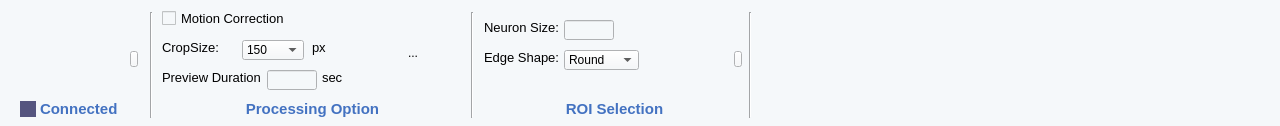
           <widget class="QWidget" name="widget_68" native="true">
            <property name="sizePolicy">
             <sizepolicy hsizetype="Fixed" vsizetype="Fixed">
              <horstretch>0</horstretch>
              <verstretch>0</verstretch>
             </sizepolicy>
            </property>
            <property name="minimumSize">
             <size>
              <width>1280</width>
              <height>126</height>
             </size>
            </property>
            <property name="maximumSize">
             <size>
              <width>16777215</width>
              <height>126</height>
             </size>
            </property>
            <property name="styleSheet">
             <string notr="true">background-color: rgb(245, 248, 250);
</string>
            </property>
            <layout class="QGridLayout" name="gridLayout_11">
             <property name="leftMargin">
              <number>0</number>
             </property>
             <property name="topMargin">
              <number>0</number>
             </property>
             <property name="rightMargin">
              <number>0</number>
             </property>
             <property name="bottomMargin">
              <number>0</number>
             </property>
             <property name="spacing">
              <number>0</number>
             </property>
             <item row="0" column="4">
              <widget class="QWidget" name="widget_5" native="true">
               <property name="styleSheet">
                <string notr="true">background-color: rgb(170, 255, 255);
background-color: rgb(245, 248, 250);</string>
               </property>
              </widget>
             </item>
             <item row="0" column="1">
              <widget class="QWidget" name="widget_2" native="true">
               <property name="sizePolicy">
                <sizepolicy hsizetype="Fixed" vsizetype="Fixed">
                 <horstretch>0</horstretch>
                 <verstretch>0</verstretch>
                </sizepolicy>
               </property>
               <property name="minimumSize">
                <size>
                 <width>322</width>
                 <height>126</height>
                </size>
               </property>
               <property name="maximumSize">
                <size>
                 <width>322</width>
                 <height>126</height>
                </size>
               </property>
               <property name="styleSheet">
                <string notr="true">background-color: rgb(170, 255, 127);
background-color: rgb(245, 248, 250);</string>
               </property>
               <widget class="QCheckBox" name="OnMotionCorrectionCheck">
                <property name="geometry">
                 <rect>
                  <x>10</x>
                  <y>10</y>
                  <width>158</width>
                  <height>16</height>
                 </rect>
                </property>
                <property name="sizePolicy">
                 <sizepolicy hsizetype="Fixed" vsizetype="Fixed">
                  <horstretch>0</horstretch>
                  <verstretch>0</verstretch>
                 </sizepolicy>
                </property>
                <property name="font">
                 <font>
                  <family>Arial</family>
                  <pointsize>10</pointsize>
                 </font>
                </property>
                <property name="text">
                 <string>Motion Correction</string>
                </property>
               </widget>
               <widget class="QComboBox" name="OnCropSizeValue">
                <property name="geometry">
                 <rect>
                  <x>90</x>
                  <y>40</y>
                  <width>62</width>
                  <height>20</height>
                 </rect>
                </property>
                <property name="sizePolicy">
                 <sizepolicy hsizetype="Fixed" vsizetype="Fixed">
                  <horstretch>0</horstretch>
                  <verstretch>0</verstretch>
                 </sizepolicy>
                </property>
                <property name="minimumSize">
                 <size>
                  <width>62</width>
                  <height>20</height>
                 </size>
                </property>
                <property name="maximumSize">
                 <size>
                  <width>62</width>
                  <height>20</height>
                 </size>
                </property>
                <property name="font">
                 <font>
                  <family>Arial</family>
                 </font>
                </property>
                <item>
                 <property name="text">
                  <string>150</string>
                 </property>
                </item>
                <item>
                 <property name="text">
                  <string>300</string>
                 </property>
                </item>
               </widget>
               <widget class="QLabel" name="label_161">
                <property name="geometry">
                 <rect>
                  <x>10</x>
                  <y>40</y>
                  <width>71</width>
                  <height>17</height>
                 </rect>
                </property>
                <property name="sizePolicy">
                 <sizepolicy hsizetype="Fixed" vsizetype="Fixed">
                  <horstretch>0</horstretch>
                  <verstretch>0</verstretch>
                 </sizepolicy>
                </property>
                <property name="font">
                 <font>
                  <family>Arial</family>
                  <pointsize>10</pointsize>
                 </font>
                </property>
                <property name="text">
                 <string>CropSize:</string>
                </property>
                <property name="alignment">
                 <set>Qt::AlignLeading|Qt::AlignLeft|Qt::AlignTop</set>
                </property>
               </widget>
               <widget class="QLabel" name="label_160">
                <property name="geometry">
                 <rect>
                  <x>160</x>
                  <y>40</y>
                  <width>18</width>
                  <height>17</height>
                 </rect>
                </property>
                <property name="sizePolicy">
                 <sizepolicy hsizetype="Fixed" vsizetype="Fixed">
                  <horstretch>0</horstretch>
                  <verstretch>0</verstretch>
                 </sizepolicy>
                </property>
                <property name="font">
                 <font>
                  <family>Arial</family>
                  <pointsize>10</pointsize>
                 </font>
                </property>
                <property name="text">
                 <string>px</string>
                </property>
                <property name="alignment">
                 <set>Qt::AlignLeading|Qt::AlignLeft|Qt::AlignTop</set>
                </property>
               </widget>
               <widget class="QLabel" name="label_163">
                <property name="geometry">
                 <rect>
                  <x>10</x>
                  <y>70</y>
                  <width>101</width>
                  <height>16</height>
                 </rect>
                </property>
                <property name="sizePolicy">
                 <sizepolicy hsizetype="Fixed" vsizetype="Fixed">
                  <horstretch>0</horstretch>
                  <verstretch>0</verstretch>
                 </sizepolicy>
                </property>
                <property name="font">
                 <font>
                  <family>Arial</family>
                  <pointsize>10</pointsize>
                 </font>
                </property>
                <property name="text">
                 <string>Preview Duration</string>
                </property>
                <property name="alignment">
                 <set>Qt::AlignLeading|Qt::AlignLeft|Qt::AlignTop</set>
                </property>
               </widget>
               <widget class="QLineEdit" name="OnPreDurationValue">
                <property name="geometry">
                 <rect>
                  <x>115</x>
                  <y>70</y>
                  <width>50</width>
                  <height>20</height>
                 </rect>
                </property>
                <property name="minimumSize">
                 <size>
                  <width>50</width>
                  <height>20</height>
                 </size>
                </property>
                <property name="maximumSize">
                 <size>
                  <width>50</width>
                  <height>20</height>
                 </size>
                </property>
               </widget>
               <widget class="QLabel" name="label_219">
                <property name="geometry">
                 <rect>
                  <x>170</x>
                  <y>70</y>
                  <width>27</width>
                  <height>16</height>
                 </rect>
                </property>
                <property name="sizePolicy">
                 <sizepolicy hsizetype="Fixed" vsizetype="Fixed">
                  <horstretch>0</horstretch>
                  <verstretch>0</verstretch>
                 </sizepolicy>
                </property>
                <property name="font">
                 <font>
                  <family>Arial</family>
                  <pointsize>10</pointsize>
                 </font>
                </property>
                <property name="text">
                 <string>sec</string>
                </property>
                <property name="alignment">
                 <set>Qt::AlignLeading|Qt::AlignLeft|Qt::AlignTop</set>
                </property>
               </widget>
               <widget class="QLabel" name="label_159">
                <property name="geometry">
                 <rect>
                  <x>10</x>
                  <y>101</y>
                  <width>301</width>
                  <height>16</height>
                 </rect>
                </property>
                <property name="font">
                 <font>
                  <family>Arial</family>
                  <pointsize>11</pointsize>
                  <weight>75</weight>
                  <bold>true</bold>
                 </font>
                </property>
                <property name="styleSheet">
                 <string notr="true">color: rgb(67, 114, 193);</string>
                </property>
                <property name="text">
                 <string>Processing Option</string>
                </property>
                <property name="alignment">
                 <set>Qt::AlignCenter</set>
                </property>
               </widget>
               <widget class="QToolButton" name="OnPreProcessingButton">
                <property name="geometry">
                 <rect>
                  <x>210</x>
                  <y>16</y>
                  <width>102</width>
                  <height>74</height>
                 </rect>
                </property>
                <property name="styleSheet">
                 <string notr="true">#OnPreProcessingButton{
background-color: transparent; 
border-image: url(:/online/Asset 23_pre.png);
background:none;
border:none;
background-repeat:none;
}
#OnPreProcessingButton:pressed
{
border-image:url(:/online/Asset 23.png);
background-repeat: no-repeat;
}
</string>
                </property>
                <property name="text">
                 <string>...</string>
                </property>
               </widget>
               <widget class="Line" name="line_2">
                <property name="geometry">
                 <rect>
                  <x>319</x>
                  <y>12</y>
                  <width>2</width>
                  <height>106</height>
                 </rect>
                </property>
                <property name="sizePolicy">
                 <sizepolicy hsizetype="Fixed" vsizetype="Fixed">
                  <horstretch>0</horstretch>
                  <verstretch>0</verstretch>
                 </sizepolicy>
                </property>
                <property name="minimumSize">
                 <size>
                  <width>2</width>
                  <height>106</height>
                 </size>
                </property>
                <property name="maximumSize">
                 <size>
                  <width>2</width>
                  <height>106</height>
                 </size>
                </property>
                <property name="orientation">
                 <enum>Qt::Vertical</enum>
                </property>
               </widget>
              </widget>
             </item>
             <item row="0" column="2">
              <widget class="QWidget" name="widget_3" native="true">
               <property name="sizePolicy">
                <sizepolicy hsizetype="Fixed" vsizetype="Fixed">
                 <horstretch>0</horstretch>
                 <verstretch>0</verstretch>
                </sizepolicy>
               </property>
               <property name="minimumSize">
                <size>
                 <width>280</width>
                 <height>126</height>
                </size>
               </property>
               <property name="maximumSize">
                <size>
                 <width>280</width>
                 <height>126</height>
                </size>
               </property>
               <property name="styleSheet">
                <string notr="true">background-color: rgb(0, 255, 127);
background-color: rgb(245, 248, 250);</string>
               </property>
               <widget class="QLabel" name="label_162">
                <property name="geometry">
                 <rect>
                  <x>10</x>
                  <y>20</y>
                  <width>94</width>
                  <height>17</height>
                 </rect>
                </property>
                <property name="sizePolicy">
                 <sizepolicy hsizetype="Fixed" vsizetype="Fixed">
                  <horstretch>0</horstretch>
                  <verstretch>0</verstretch>
                 </sizepolicy>
                </property>
                <property name="font">
                 <font>
                  <family>Arial</family>
                  <pointsize>10</pointsize>
                 </font>
                </property>
                <property name="text">
                 <string>Neuron Size:</string>
                </property>
                <property name="alignment">
                 <set>Qt::AlignLeading|Qt::AlignLeft|Qt::AlignTop</set>
                </property>
               </widget>
               <widget class="QLineEdit" name="OnNeuronSizeValue">
                <property name="geometry">
                 <rect>
                  <x>90</x>
                  <y>20</y>
                  <width>50</width>
                  <height>20</height>
                 </rect>
                </property>
                <property name="minimumSize">
                 <size>
                  <width>50</width>
                  <height>20</height>
                 </size>
                </property>
                <property name="maximumSize">
                 <size>
                  <width>50</width>
                  <height>20</height>
                 </size>
                </property>
               </widget>
               <widget class="QToolButton" name="OnAutoROIButton">
                <property name="geometry">
                 <rect>
                  <x>170</x>
                  <y>16</y>
                  <width>80</width>
                  <height>74</height>
                 </rect>
                </property>
                <property name="styleSheet">
                 <string notr="true">#OnAutoROIButton{
background-color: transparent; 
border-image: url(:/online/Asset 17.png);
background:none;
border:none;
background-repeat:none;
}
#OnAutoROIButton:pressed
{
border-image:url(:/online/Asset 17_pre.png);
background-repeat: no-repeat;
}
</string>
                </property>
                <property name="text">
                 <string/>
                </property>
               </widget>
               <widget class="QLabel" name="label_166">
                <property name="geometry">
                 <rect>
                  <x>10</x>
                  <y>50</y>
                  <width>93</width>
                  <height>17</height>
                 </rect>
                </property>
                <property name="sizePolicy">
                 <sizepolicy hsizetype="Fixed" vsizetype="Fixed">
                  <horstretch>0</horstretch>
                  <verstretch>0</verstretch>
                 </sizepolicy>
                </property>
                <property name="font">
                 <font>
                  <family>Arial</family>
                  <pointsize>10</pointsize>
                 </font>
                </property>
                <property name="text">
                 <string>Edge Shape:</string>
                </property>
                <property name="alignment">
                 <set>Qt::AlignLeading|Qt::AlignLeft|Qt::AlignTop</set>
                </property>
               </widget>
               <widget class="QComboBox" name="OnEdgeShapeValue">
                <property name="geometry">
                 <rect>
                  <x>90</x>
                  <y>50</y>
                  <width>75</width>
                  <height>20</height>
                 </rect>
                </property>
                <property name="minimumSize">
                 <size>
                  <width>75</width>
                  <height>20</height>
                 </size>
                </property>
                <property name="maximumSize">
                 <size>
                  <width>75</width>
                  <height>20</height>
                 </size>
                </property>
                <property name="font">
                 <font>
                  <family>Arial</family>
                 </font>
                </property>
                <item>
                 <property name="text">
                  <string>Round</string>
                 </property>
                </item>
                <item>
                 <property name="text">
                  <string>Freehand</string>
                 </property>
                </item>
               </widget>
               <widget class="QLabel" name="label_164">
                <property name="geometry">
                 <rect>
                  <x>10</x>
                  <y>101</y>
                  <width>261</width>
                  <height>16</height>
                 </rect>
                </property>
                <property name="sizePolicy">
                 <sizepolicy hsizetype="Fixed" vsizetype="Preferred">
                  <horstretch>0</horstretch>
                  <verstretch>0</verstretch>
                 </sizepolicy>
                </property>
                <property name="minimumSize">
                 <size>
                  <width>261</width>
                  <height>0</height>
                 </size>
                </property>
                <property name="font">
                 <font>
                  <family>Arial</family>
                  <pointsize>11</pointsize>
                  <weight>75</weight>
                  <bold>true</bold>
                 </font>
                </property>
                <property name="styleSheet">
                 <string notr="true">color: rgb(67, 114, 193);</string>
                </property>
                <property name="text">
                 <string>ROI Selection</string>
                </property>
                <property name="alignment">
                 <set>Qt::AlignCenter</set>
                </property>
               </widget>
               <widget class="QPushButton" name="OnROIShowButton">
                <property name="geometry">
                 <rect>
                  <x>260</x>
                  <y>51</y>
                  <width>8</width>
                  <height>16</height>
                 </rect>
                </property>
                <property name="minimumSize">
                 <size>
                  <width>8</width>
                  <height>16</height>
                 </size>
                </property>
                <property name="maximumSize">
                 <size>
                  <width>8</width>
                  <height>16</height>
                 </size>
                </property>
                <property name="styleSheet">
                 <string notr="true">border-image: url(:/online/Arrow.png);</string>
                </property>
                <property name="text">
                 <string/>
                </property>
               </widget>
               <widget class="Line" name="line_3">
                <property name="geometry">
                 <rect>
                  <x>275</x>
                  <y>12</y>
                  <width>2</width>
                  <height>106</height>
                 </rect>
                </property>
                <property name="sizePolicy">
                 <sizepolicy hsizetype="Fixed" vsizetype="Fixed">
                  <horstretch>0</horstretch>
                  <verstretch>0</verstretch>
                 </sizepolicy>
                </property>
                <property name="minimumSize">
                 <size>
                  <width>2</width>
                  <height>106</height>
                 </size>
                </property>
                <property name="maximumSize">
                 <size>
                  <width>2</width>
                  <height>106</height>
                 </size>
                </property>
                <property name="orientation">
                 <enum>Qt::Vertical</enum>
                </property>
               </widget>
              </widget>
             </item>
             <item row="0" column="3">
              <widget class="QWidget" name="widget_4" native="true">
               <property name="sizePolicy">
                <sizepolicy hsizetype="Fixed" vsizetype="Fixed">
                 <horstretch>0</horstretch>
                 <verstretch>0</verstretch>
                </sizepolicy>
               </property>
               <property name="minimumSize">
                <size>
                 <width>120</width>
                 <height>126</height>
                </size>
               </property>
               <property name="sizeIncrement">
                <size>
                 <width>120</width>
                 <height>126</height>
                </size>
               </property>
               <property name="styleSheet">
                <string notr="true">background-color: rgb(255, 255, 127);
background-color: rgb(245, 248, 250);</string>
               </property>
               <widget class="QToolButton" name="OnRealtimeProcessButton">
                <property name="geometry">
                 <rect>
                  <x>10</x>
                  <y>16</y>
                  <width>102</width>
                  <height>74</height>
                 </rect>
                </property>
                <property name="styleSheet">
                 <string notr="true">#OnRealtimeProcessButton{
background-color: transparent; 
border-image: url(:/online/Asset 24.png);
background:none;
border:none;
background-repeat:none;
}
#OnRealtimeProcessButton:pressed
{
border-image:url(:/online/Asset 24_pre.png);
background-repeat: no-repeat;
}
</string>
                </property>
                <property name="text">
                 <string/>
                </property>
               </widget>
              </widget>
             </item>
             <item row="0" column="0">
              <widget class="QWidget" name="widget" native="true">
               <property name="sizePolicy">
                <sizepolicy hsizetype="Fixed" vsizetype="Fixed">
                 <horstretch>0</horstretch>
                 <verstretch>0</verstretch>
                </sizepolicy>
               </property>
               <property name="minimumSize">
                <size>
                 <width>152</width>
                 <height>126</height>
                </size>
               </property>
               <property name="maximumSize">
                <size>
                 <width>152</width>
                 <height>126</height>
                </size>
               </property>
               <property name="styleSheet">
                <string notr="true">background-color: rgb(170, 255, 0);
background-color: rgb(245, 248, 250);</string>
               </property>
               <widget class="QToolButton" name="OnScopeCamButton">
                <property name="geometry">
                 <rect>
                  <x>25</x>
                  <y>16</y>
                  <width>94</width>
                  <height>72</height>
                 </rect>
                </property>
                <property name="styleSheet">
                 <string notr="true">#OnScopeCamButton{
background-color: transparent; 
border-image: url(:/online/Asset 14.png);
background:none;
border:none;
background-repeat:none;
}
#OnScopeCamButton:pressed
{
border-image:url(:/online/Asset 14_pre.png);
background-repeat: no-repeat;
}
</string>
                </property>
                <property name="text">
                 <string/>
                </property>
               </widget>
               <widget class="QPushButton" name="OnScopeShowButton">
                <property name="geometry">
                 <rect>
                  <x>130</x>
                  <y>51</y>
                  <width>8</width>
                  <height>16</height>
                 </rect>
                </property>
                <property name="sizePolicy">
                 <sizepolicy hsizetype="Fixed" vsizetype="Fixed">
                  <horstretch>0</horstretch>
                  <verstretch>0</verstretch>
                 </sizepolicy>
                </property>
                <property name="minimumSize">
                 <size>
                  <width>8</width>
                  <height>16</height>
                 </size>
                </property>
                <property name="maximumSize">
                 <size>
                  <width>8</width>
                  <height>16</height>
                 </size>
                </property>
                <property name="styleSheet">
                 <string notr="true">border-image: url(:/online/Arrow.png);</string>
                </property>
                <property name="text">
                 <string/>
                </property>
               </widget>
               <widget class="QWidget" name="OnScopeCamSign" native="true">
                <property name="geometry">
                 <rect>
                  <x>20</x>
                  <y>101</y>
                  <width>16</width>
                  <height>16</height>
                 </rect>
                </property>
                <property name="minimumSize">
                 <size>
                  <width>16</width>
                  <height>16</height>
                 </size>
                </property>
                <property name="maximumSize">
                 <size>
                  <width>16</width>
                  <height>16</height>
                 </size>
                </property>
                <property name="styleSheet">
                 <string notr="true">background-color: rgb(85, 85, 127);</string>
                </property>
               </widget>
               <widget class="QLabel" name="OnScopeCamSign_2">
                <property name="geometry">
                 <rect>
                  <x>40</x>
                  <y>101</y>
                  <width>97</width>
                  <height>16</height>
                 </rect>
                </property>
                <property name="font">
                 <font>
                  <family>Arial</family>
                  <pointsize>11</pointsize>
                  <weight>75</weight>
                  <bold>true</bold>
                 </font>
                </property>
                <property name="styleSheet">
                 <string notr="true">color: rgb(67, 114, 193);</string>
                </property>
                <property name="text">
                 <string>Connected</string>
                </property>
               </widget>
               <widget class="Line" name="line">
                <property name="geometry">
                 <rect>
                  <x>150</x>
                  <y>12</y>
                  <width>2</width>
                  <height>106</height>
                 </rect>
                </property>
                <property name="sizePolicy">
                 <sizepolicy hsizetype="Fixed" vsizetype="Fixed">
                  <horstretch>0</horstretch>
                  <verstretch>0</verstretch>
                 </sizepolicy>
                </property>
                <property name="minimumSize">
                 <size>
                  <width>2</width>
                  <height>106</height>
                 </size>
                </property>
                <property name="maximumSize">
                 <size>
                  <width>2</width>
                  <height>106</height>
                 </size>
                </property>
                <property name="orientation">
                 <enum>Qt::Vertical</enum>
                </property>
               </widget>
              </widget>
             </item>
            </layout>
            <zorder>widget_4</zorder>
            <zorder>widget_3</zorder>
            <zorder>widget_2</zorder>
            <zorder>widget</zorder>
            <zorder>widget_5</zorder>
           </widget>
